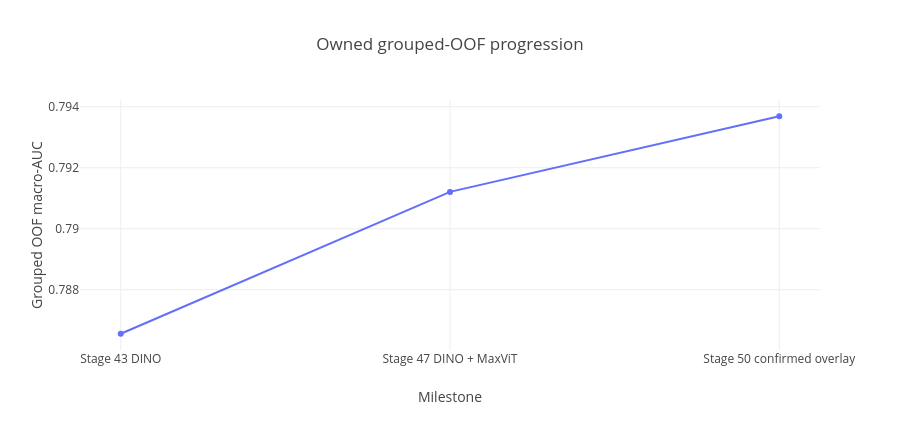

The code cell stored with this chart in its notebook:
### Markdown cell above
# 08 — Heterogeneous ensemble, confirmation, and deployment validation

This notebook is the employer-facing summary of the post-Stage-43 research frontier. It intentionally contains only aggregate, public-safe evidence: no MRI, study identifiers, row-level predictions, cloud credentials, model weights, or private return bundles.

The internal model-selection metric is scanner-grouped macro ROC-AUC. Public leaderboard scores are reported separately and are **not treated as directly comparable** to grouped OOF values.

### Code cell
import pandas as pd
import plotly.express as px

progression = pd.DataFrame({
    "Milestone": ["Stage 43 DINO", "Stage 47 DINO + MaxViT", "Stage 50 confirmed overlay"],
    "Grouped OOF macro-AUC": [0.7865573869, 0.7912075115, 0.7936872288],
})
fig = px.line(progression, x="Milestone", y="Grouped OOF macro-AUC", markers=True, title="Owned grouped-OOF progression")
fig.update_layout(height=430)
fig.show();

### Figure 1 — Plotly figure (JSON) as saved in the notebook; plotly's stock layout.template omitted (floating-point values rounded to 4 significant figures)
{"data": [{"hovertemplate": "Milestone=%{x}<br>Grouped OOF macro-AUC=%{y}<extra></extra>", "legendgroup": "", "line": {"color": "#636efa", "dash": "solid"}, "marker": {"symbol": "circle"}, "mode": "lines+markers", "name": "", "orientation": "v", "showlegend": false, "type": "scatter", "x": ["Stage 43 DINO", "Stage 47 DINO + MaxViT", "Stage 50 confirmed overlay"], "xaxis": "x", "y": [0.7866, 0.7912, 0.7937], "yaxis": "y"}], "layout": {"height": 430, "legend": {"tracegroupgap": 0}, "title": {"text": "Owned grouped-OOF progression"}, "xaxis": {"anchor": "y", "domain": [0.0, 1.0], "title": {"text": "Milestone"}}, "yaxis": {"anchor": "x", "domain": [0.0, 1.0], "title": {"text": "Grouped OOF macro-AUC"}}}}
